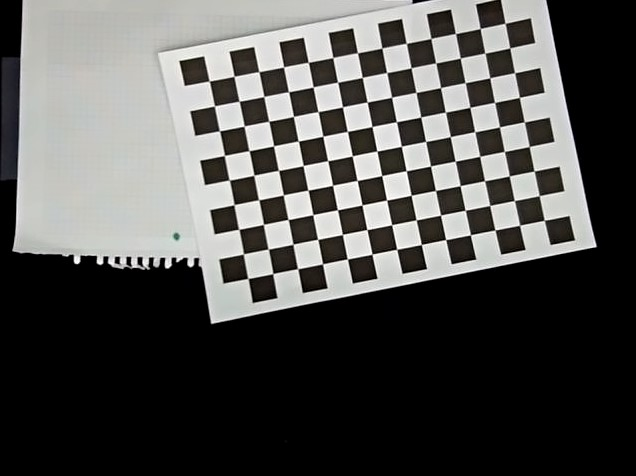
#> input picture Calibration/images/WIN_20230201_13_44_43_Pro.jpg, 636 x 476 px
$ python -i izrisOrigin.py   (imports and definitions only)
#> lines starting #> are read from the running program, lines starting #| are printed output that depends on the picture; after the words box and inside, x2 and y2 are one past the last pixel; in counts of white or black regions, pixels touching at a corner belong together
#> (reads corners.json from the repository)
#> further down, picture is the input picture: shape (476, 636, 3); mean B, G, R 80.3, 82.2, 82.5
import cv2
import numpy as np
import glob
import sys
sys.path.insert(0, '../RobotVision/Clean')
from parameters import *
import pickle


def extractPlasticObjects(frame):
    """
    Function to extract plastic objects from a frame
    Args:
        frame: frame to be processed
    Returns:
        frame: processed frame
        objects: array of the coordinates of plastic objects
    """
    objects = []
    # convert the frame to grayscale
    gray = cv2.cvtColor(frame, cv2.COLOR_BGR2GRAY)

    # apply Gaussian blur to the frame
    gray = cv2.GaussianBlur(gray, (5, 5), 2)
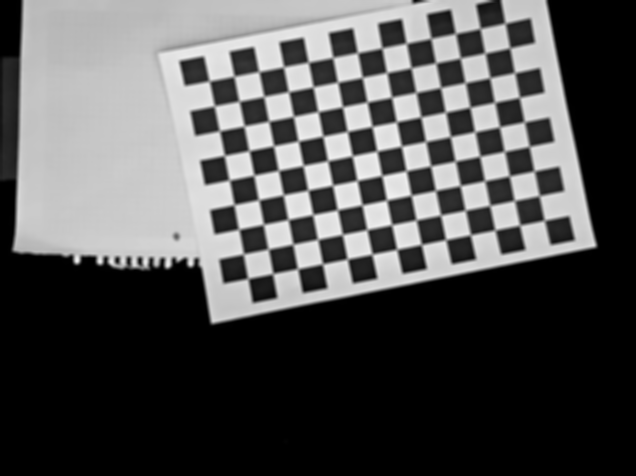
#> gray: shape (476, 636); min 0, max 244, mean 82.1

    # apply thresholding to the frame
    ret, thresh = cv2.threshold(
        gray, GRAYSCALE_THRESHOLD, 255, cv2.THRESH_BINARY)
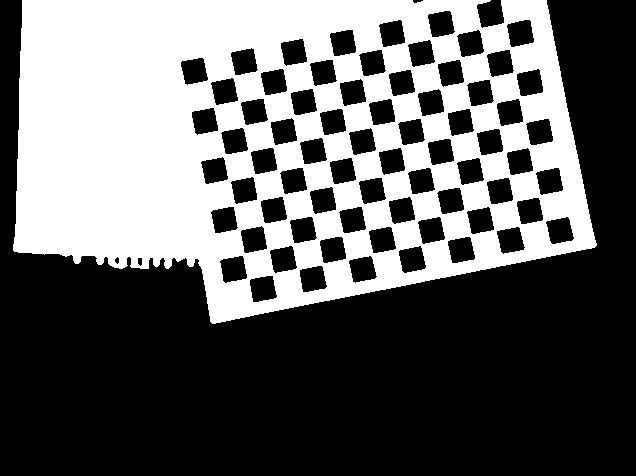
#> thresh: shape (476, 636); 38.7% white; 1 white region, box (x1, y1, x2, y2) and area: (13, 0, 597, 324) 117254
#> ret = 90

    # define the kernel
    kernel = np.ones((3, 3), np.uint8)

    # erode the frame
    eroded = cv2.erode(thresh, kernel, iterations=4)
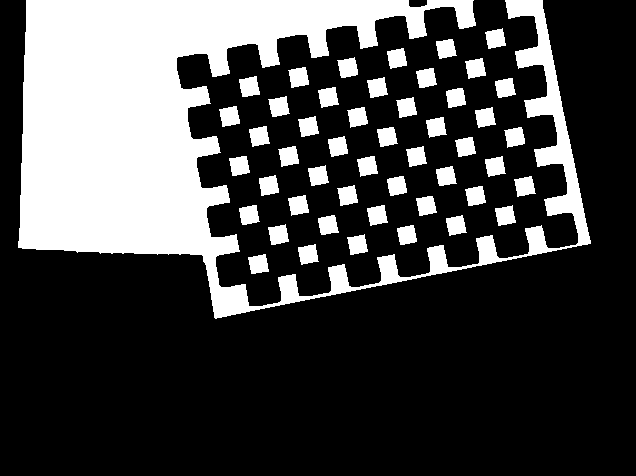
#> eroded: shape (476, 636); 26.9% white; 49 white regions, largest, box (x1, y1, x2, y2) and area: (18, 0, 591, 319) 66176, (239, 76, 260, 97) 333, (288, 67, 309, 88) 328

    # dilate the frame
    dilated = cv2.dilate(eroded, kernel, iterations=3)
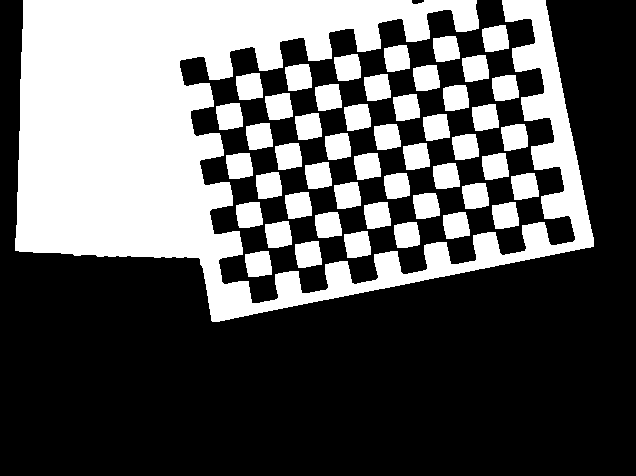
#> dilated: shape (476, 636); 35.1% white; 49 white regions, largest, box (x1, y1, x2, y2) and area: (15, 0, 594, 322) 77420, (236, 73, 263, 100) 621, (265, 93, 293, 120) 621

    lengt = 500
    cv2.line(frame, (ORIGIN_COORD_FROM_CAM_X, ORIGIN_COORD_FROM_CAM_Y), (ORIGIN_COORD_FROM_CAM_X, ORIGIN_COORD_FROM_CAM_Y+lengt), (0, 255, 0), 1)
    cv2.line(frame, (ORIGIN_COORD_FROM_CAM_X, ORIGIN_COORD_FROM_CAM_Y), (ORIGIN_COORD_FROM_CAM_X+lengt, ORIGIN_COORD_FROM_CAM_Y), (0, 0, 255), 1)
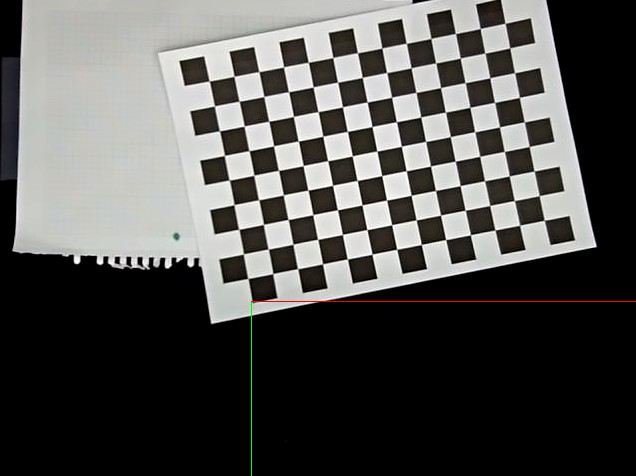
#> frame: shape (476, 636, 3); mean B, G, R 80.2, 82.3, 82.8
    # return the frame and the objects array
    cv2.imwrite("frame.jpg", frame)
    return frame, objects


# [44 lines not run here, left out]


>>> import cv2
>>> picture = cv2.imread('images/WIN_20230201_13_44_43_Pro.jpg')
>>> result = extractPlasticObjects(picture)
